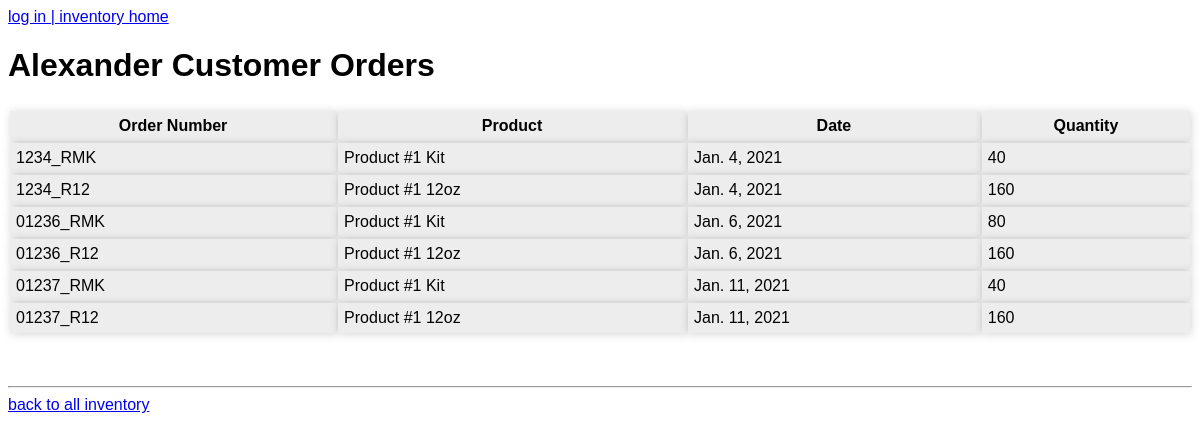
Page /customers/alexander/ on the earlier database version.
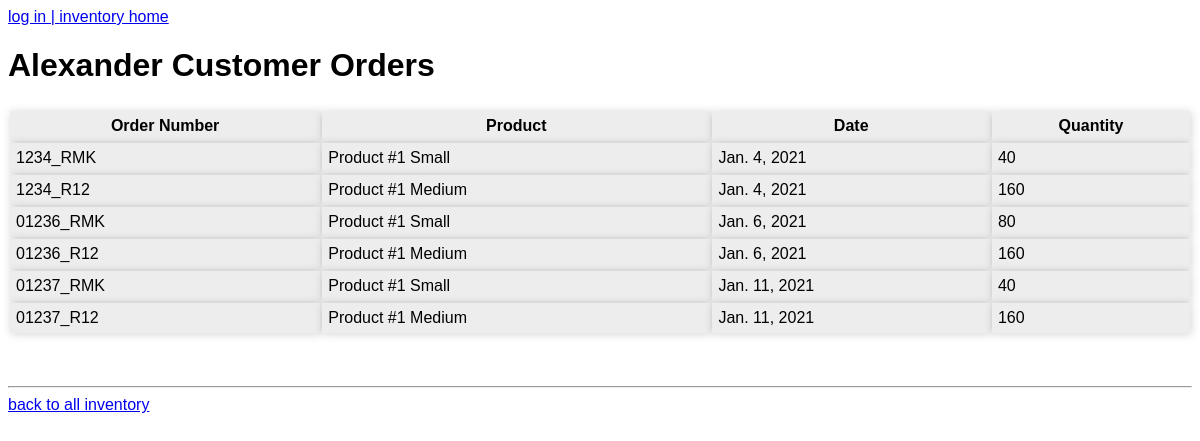
Same page on the later database version.
### inventory/models.py (models this page shows, shortened)
class CustomerOrder(models.Model):
    order_number = models.CharField(max_length=10)
    customer = models.ForeignKey(Customer, on_delete=models.PROTECT)
    product = models.ForeignKey(Product, on_delete=models.PROTECT)
    date = models.DateField()
    quantity = models.IntegerField()

class Product(models.Model):
    name = models.CharField(max_length=40)
    label = models.SlugField(max_length=40, null=True)
    user = models.ForeignKey(User, on_delete=models.PROTECT, null=True)

### inventory/views.py (the view)
# urls.py: path('customers/<customer>/', CustomerCustomerOrderList.as_view(), name='customer_customer_orders'),
class CustomerCustomerOrderList(ListView):
    template_name = 'inventory/customer_customer_orders.html'
    def get_queryset(self):
        self.customer = get_object_or_404(Customer, label=self.kwargs['customer'])
        return CustomerOrder.objects.filter(customer=self.customer).order_by('date')
    def get_context_data(self, **kwargs):
        context = super().get_context_data(**kwargs)
        context['customer'] = self.customer
        return context

### inventory/templates/inventory/customer_customer_orders.html
{% extends "inventory/base.html" %}
{% block content %}
    <h1>
        {{ customer.name }} Customer Orders
    </h1>
    <table>
        <tr>
            <th>Order Number</th>
            <th>Product</th>
            <th>Date</th>
            <th>Quantity</th>
        </tr>
        {% for related_customer_order in object_list %}
        <tr>
            <td>{{ related_customer_order.order_number }}</td>
            <td>{{ related_customer_order.product.name }}</td>
            <td>{{ related_customer_order.date }}</td>
            <td>{{ related_customer_order.quantity }}</td>
        </tr>
        {% endfor %}
    </table>
    <br>
    <hr>
    <a href="{% url 'inventory:index' %}">back to all inventory</a>
{% endblock content %}

Differences in the rows shown:
changed through a linked row, CustomerOrder "1234_RMK": product.name "Product #1 Kit" → "Product #1 Small"
changed through a linked row, CustomerOrder "1234_R12": product.name "Product #1 12oz" → "Product #1 Medium"
changed through a linked row, CustomerOrder "01236_RMK": product.name "Product #1 Kit" → "Product #1 Small"
changed through a linked row, CustomerOrder "01236_R12": product.name "Product #1 12oz" → "Product #1 Medium"
changed through a linked row, CustomerOrder "01237_RMK": product.name "Product #1 Kit" → "Product #1 Small"
changed through a linked row, CustomerOrder "01237_R12": product.name "Product #1 12oz" → "Product #1 Medium"
